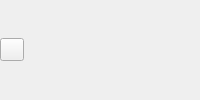
<?xml version="1.0" encoding="UTF-8"?>
<ui version="4.0">
 <class>ShapeSwitchHost</class>
 <widget class="QWidget" name="ShapeSwitchHost">
  <property name="objectName"><string>shapeSwitchHost</string></property>
  <property name="sizePolicy"><sizepolicy hsizetype="Fixed" vsizetype="Preferred"><horstretch>0</horstretch><verstretch>0</verstretch></sizepolicy></property>
  <layout class="QVBoxLayout" name="shapeSwitchLayout">
   <property name="spacing"><number>4</number></property>
   <property name="leftMargin"><number>0</number></property>
   <property name="topMargin"><number>0</number></property>
   <property name="rightMargin"><number>0</number></property>
   <property name="bottomMargin"><number>0</number></property>
   <item><widget class="QToolButton" name="shapeToggleButton">
    <property name="fieldAction" stdset="0"><string>true</string></property>
    <property name="shapeOption" stdset="0"><string>true</string></property>
    <property name="accessibleName"><string>원형 각형 전환</string></property>
    <property name="text"><string/></property>
    <property name="iconSize"><size><width>16</width><height>16</height></size></property>
    <property name="toolButtonStyle"><enum>Qt::ToolButtonStyle::ToolButtonIconOnly</enum></property>
    <property name="autoRaise"><bool>false</bool></property>
   </widget></item>
  </layout>
 </widget>
 <resources><include location="../../resources/tabler.qrc"/></resources>
 <connections/>
</ui>
